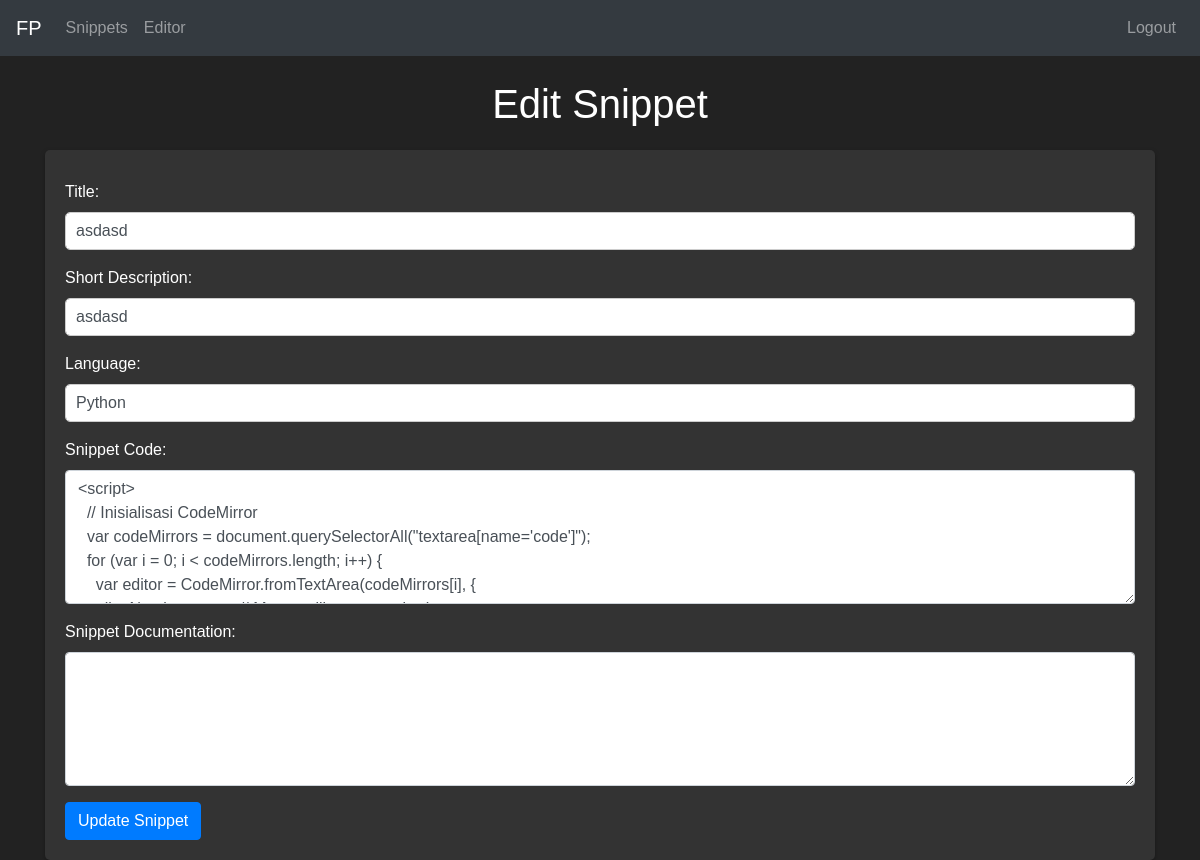
Page /edit/1 (signed in) on the earlier database version.
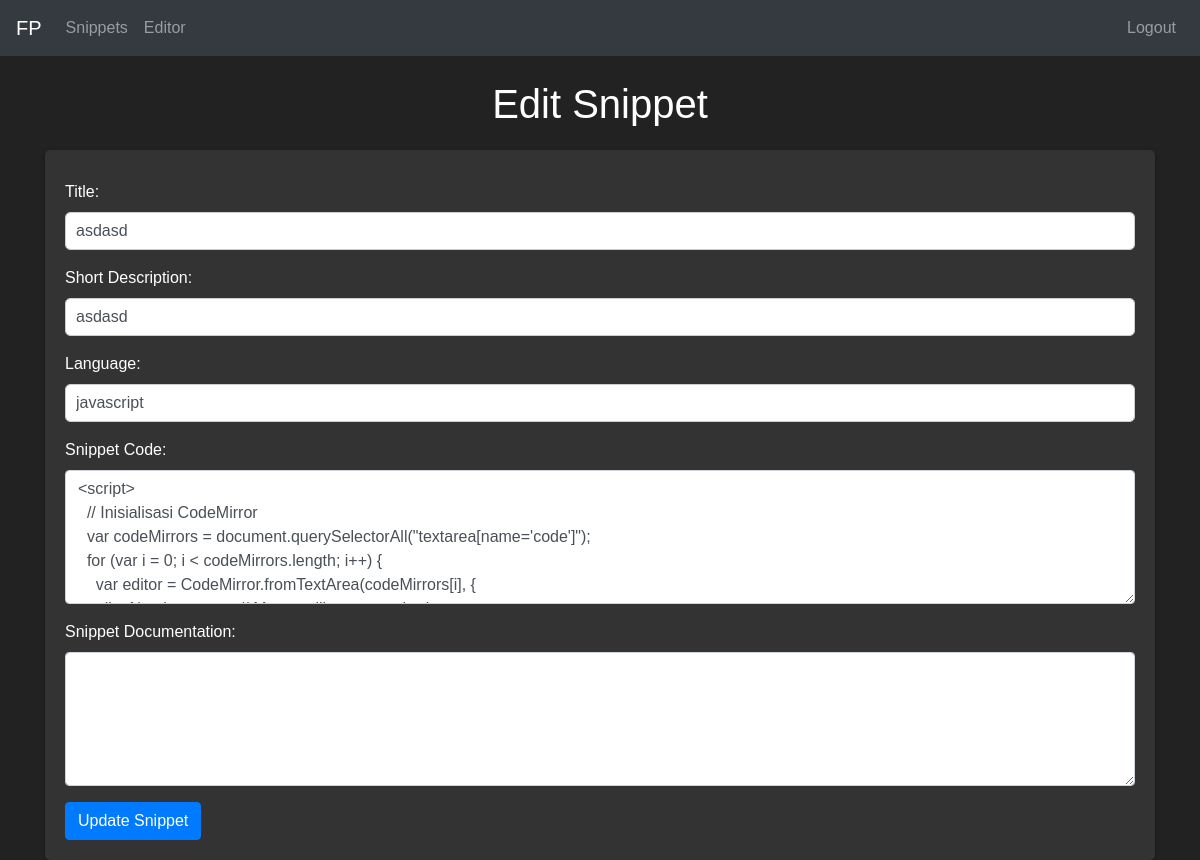
Same page on the later database version.
### app.py (models this page shows)
class Snippet(db.Model):
    id = db.Column(db.Integer, primary_key=True)
    title = db.Column(db.String(100), nullable=False)
    description = db.Column(db.String(200))
    language = db.Column(db.String(50), nullable=False)
    code = db.Column(db.Text, nullable=False)
    documentation = db.Column(db.Text)
    user_id = db.Column(db.Integer, db.ForeignKey('user.id'), nullable=False)

### app.py (the view, shortened to what this page needs)
@app.route('/edit/<int:snippet_id>', methods=['GET', 'POST'])
@login_required
def edit_snippet(snippet_id):
    snippet = Snippet.query.get(snippet_id)
    if snippet and snippet.user_id == current_user.id:
        return render_template('edit_snippet.html', snippet=snippet)
    else:
        flash('Snippet not found or unauthorized', 'error')
        return redirect(url_for('snippets'))

### app.py (called while the page is built)
@login_manager.user_loader
def load_user(user_id):
    return User.query.get(int(user_id))

### templates/edit_snippet.html (shortened to what this page needs)
<!DOCTYPE html>
<html>
<head>
    <link rel="stylesheet" href="https://maxcdn.bootstrapcdn.com/bootstrap/4.5.2/css/bootstrap.min.css">
    <link rel="stylesheet" href="/static/style-editor.css">
</head>
<body>
    <nav class="navbar navbar-expand-lg navbar-dark bg-dark">
        <a class="navbar-brand" href="#">FP</a>
        <ul class="navbar-nav">
            <li class="nav-item">
                <a class="nav-link" href="/snippets">Snippets</a>
            </li>
            <li class="nav-item">
                <a class="nav-link" href="/editor">Editor</a>
            </li>
        </ul>
        <ul class="navbar-nav ml-auto">
            <li class="nav-item">
                <a class="nav-link" href="/logout">Logout</a>
            </li>
        </ul>
    </nav>
    <div class="container mt-4">
        <h1>Edit Snippet</h1>
        <form method="POST" action="/edit/{{ snippet.id }}">
            <div class="form-group">
                <label for="title">Title:</label>
                <input type="text" name="title" class="form-control" value="{{ snippet.title }}" required>
            </div>
            <div class="form-group">
                <label for="description">Short Description:</label>
                <input type="text" name="description" class="form-control" value="{{ snippet.description }}">
            </div>
            <div class="form-group">
                <label for="language">Language:</label>
                <input type="text" name="language" class="form-control" value="{{ snippet.language }}" required>
            </div>
            <div class="form-group">
                <label for="code">Snippet Code:</label>
                <textarea name="code" rows="5" class="form-control" required>{{ snippet.code }}</textarea>
            </div>
            <div class="form-group">
                <label for="documentation">Snippet Documentation:</label>
                <textarea name="documentation" rows="5" class="form-control">{{ snippet.documentation }}</textarea>
            </div>
            <button type="submit" class="btn btn-primary">Update Snippet</button>
        </form>
    </div>
</body>
</html>

Differences in the rows shown:
changed Snippet "asdasd": language "Python" → "javascript"
